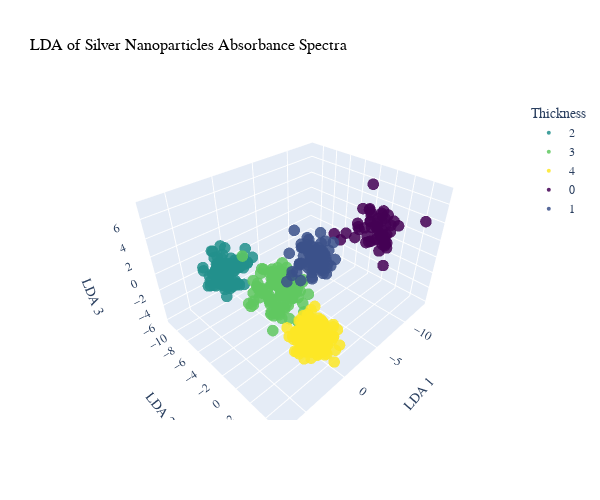

Notebook code for this chart:
### Code cell
X = train_df_New_5.iloc[:, :-4]
y = train_df_New_5['thickness']
y_encoded = LabelEncoder().fit_transform(y)
X_scaled = StandardScaler().fit_transform(X)

lda = LDA(n_components=3)
X_lda = lda.fit_transform(X_scaled, y_encoded)

import joblib
joblib.dump(lda, 'lda_model.pkl')

df = pd.DataFrame({
    'LDA1': X_lda[:, 0],
    'LDA2': X_lda[:, 1] if X_lda.shape[1] > 1 else 0,
    'LDA3': X_lda[:, 2] if X_lda.shape[1] > 2 else 0,
    'Thickness': y_encoded
})

df['Thickness'] = df['Thickness'].astype(str)
classes = sorted(df['Thickness'].unique())
colors = sample_colorscale('Viridis', np.linspace(0, 1, len(classes)))
color_map = {cls: color for cls, color in zip(classes, colors)}

fig = px.scatter_3d(
    df,
    x='LDA1', y='LDA2', z='LDA3',
    color='Thickness',
    color_discrete_map=color_map,
    title='LDA of Silver Nanoparticles Absorbance Spectra',
    labels={'LDA1': 'LDA 1', 'LDA2': 'LDA 2', 'LDA3': 'LDA 3'},
    width=600,
    height=500
)

fig.update_traces(marker=dict(size=4, opacity=0.85))
fig.update_layout(
    title_font=dict(size=16, family='Times New Roman', color='black'),
    font=dict(size=12, family='Times New Roman')
)
fig.show()
